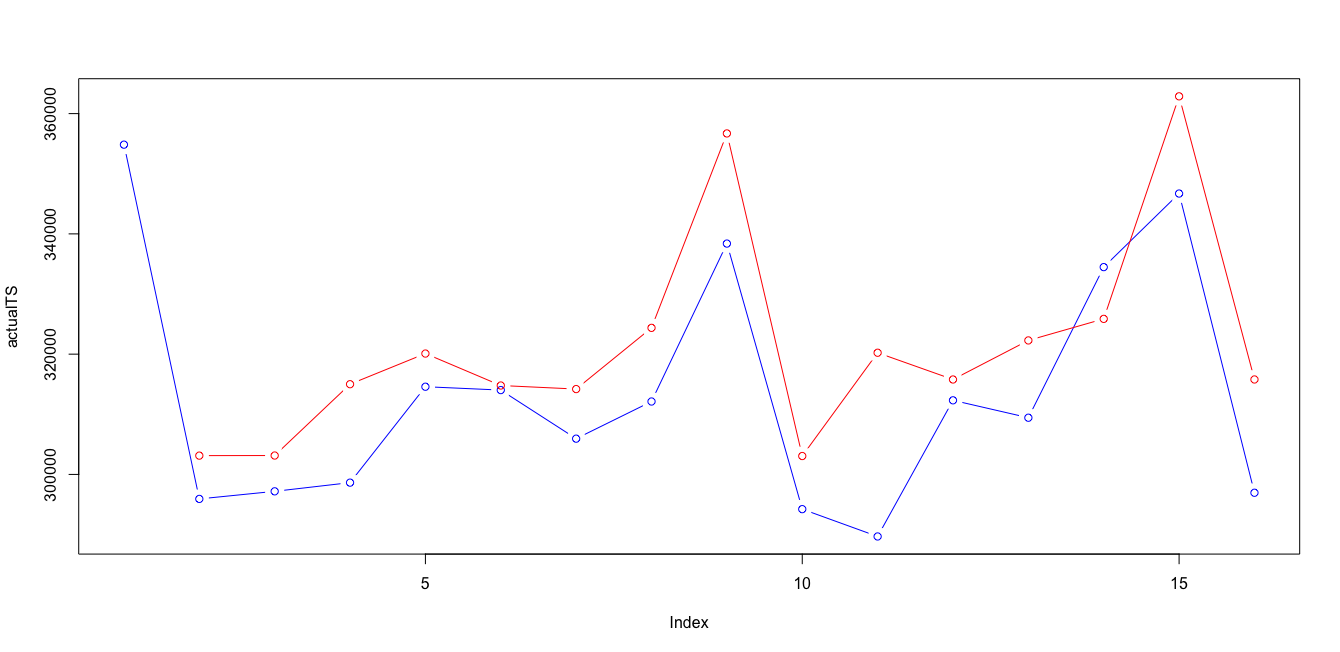

The script that drew this image:
# par(mfrow = c(1, 1))
# due possibilità
# quell'ente per questo reparto nel 2017 a che cluster assomoglia?
# dovresti porendere tutti i cluster che ho, tagliare le 52 colonne a 17, calcolo il prototipo (media, centroidi calcolati sui 17) quale centroide è più simile al 2017?
# confornto i prototype con distanza coseno
# prendo i prototipi dei cluster, calcolo la distanza coseno 

require(zoo)



shift <- function(x, n, invert=FALSE, default=NA){
  stopifnot(length(x)>=n)
  if(n==0){
    return(x)
  }
  n <- ifelse(invert, n*(-1), n)
  if(n<0){
    n <- abs(n)
    forward=FALSE
  }else{
    forward=TRUE
  }
  if(forward){
    return(c(rep(default, n), x[seq_len(length(x)-n)]))
  }
  if(!forward){
    return(c(x[seq_len(length(x)-n)+n], rep(default, n)))
  }
}


clusterVector2017 <- c()
for (deptSelected in deptNumbersSecond) {
  
  
  tempDept <-
    appoggioDepts[(as.numeric(as.character(clusterDataframe$REPARTO)) == deptSelected),]
  
  reversedStoreOrderedByWeek2017 <- t(storeOrderedByWeek[which(storeOrderedByWeek$REPARTO==deptSelected & storeOrderedByWeek$ANNONO== 2017),])
  reversedStoreForCluster2017 <- reversedStoreOrderedByWeek2017
  
  for(storeNo in storesNumbersSecond){
    #print((match(storeNo,storesNumbersSecond)))
    reversedStoreForCluster2017<- rbind(reversedStoreForCluster2017 , reversedStoreOrderedByWeek2017[(3+(match(storeNo,storesNumbersSecond))),])
    
  }
  clusterVectorForGraph <- c()
  clusterCentroids <- data.frame()
  clusterMedoids <- data.frame()
  
  
  # 
  clusterVectorForGraph<- append(clusterVectorForGraph, listAllDeptYear[[match(deptSelected, deptNumbersSecond)]][[5]][[match(deptSelected, deptNumbersSecond)]])
  
  # clusterCentroids<- rbind(clusterCentroids, listYears[[match(yearSelected, yearList2)]][[match(deptSelected, deptNumbersSecond)]][[1]][[match(deptSelected, deptNumbersSecond)]]$prototypes)
  
  
  clusterNo<- unique(clusterVectorForGraph)
  clusterNo <- sort(clusterNo, decreasing = FALSE)
  
  clusterCentroids <- unname(clusterCentroids)
  clusterMedoids <- unname(clusterMedoids)
  
  
  
  # 
  # print(match(deptSelected, deptNumbersSecond))
  # print(max(clusterNo))
  # print(listAllDeptYear[[match(deptSelected, deptNumbersSecond)]][[1]][[max(clusterNo)]]$prototypes)
  
  for(clst in clusterNo){
    clusterMedoids <- rbind(clusterMedoids, (colMeans(appoggioDepts[which(as.numeric(as.character(appoggioDepts$REPARTO)) == as.numeric(deptSelected) & as.numeric(as.character(appoggioDepts$clusterVector)) == as.numeric(clst)),5:ncol(appoggioDepts)])))
  }
  
  
  clusterCentroids<- rbind(clusterCentroids, unname(listAllDeptYear[[match(deptSelected, deptNumbersSecond)]][[1]][[max(clusterNo)]]$prototypes ))
  
  names(clusterMedoids)<- names(clusterCentroids)
  
  clusterMedoids <- clusterMedoids[,0:ncol(reversedStoreForCluster2017)]
  
  clusterCentroids <- clusterCentroids[,0:ncol(reversedStoreForCluster2017)]
  
  names(reversedStoreForCluster2017) <- names(clusterCentroids) 
  
  reversedStoreForCluster2017 <- unname(reversedStoreForCluster2017)
  reversedStoreForCluster2017 <- reversedStoreForCluster2017[(nrow(reversedStoreOrderedByWeek2017)+1):nrow(reversedStoreForCluster2017),]
  # reversedStoreForCluster2017 <- rbind (reversedStoreForCluster2017,clusterCentroids)
  reversedStoreForCluster2017 <- rbind (reversedStoreForCluster2017,clusterMedoids)
  reversedStoreForCluster2017 <- as.matrix(reversedStoreForCluster2017)
  
  
  
  cosineDistanceMatrix2017 <- matrix(nrow=nrow(reversedStoreForCluster2017),ncol=nrow(reversedStoreForCluster2017))
  
  for (x in 1:(nrow(reversedStoreForCluster2017)-max(clusterNo))){
    
    for(y in 7: nrow(reversedStoreForCluster2017)){
      
      cosineDistanceMatrix2017[x ,y ] <- (1 - ( (reversedStoreForCluster2017[x,] %*% reversedStoreForCluster2017[y,]) /
                                                  (sqrt((reversedStoreForCluster2017[x,]%*%reversedStoreForCluster2017[x,]) * (reversedStoreForCluster2017[y,]%*%reversedStoreForCluster2017[y,]) ))))
      
    }
  }
  
  cosineDistanceMatrix2017 <- na.omit(cosineDistanceMatrix2017[,colSums(is.na(cosineDistanceMatrix2017))<nrow(cosineDistanceMatrix2017)])
  
  clusterVector2017 <- append(clusterVector2017, c(which.min(cosineDistanceMatrix2017[1,]) , which.min(cosineDistanceMatrix2017[2,]) , which.min(cosineDistanceMatrix2017[3,]) , which.min(cosineDistanceMatrix2017[4,]) , which.min(cosineDistanceMatrix2017[5,]) , which.min(cosineDistanceMatrix2017[6,]) ))
  print(clusterVector2017)
  
}




clusterDataframe2017 <- as.data.frame( selectedStoreDeptAggregated$REPARTO)
clusterDataframe2017 <- cbind(clusterDataframe2017,selectedStoreDeptAggregated$ENTE)
clusterDataframe2017 <- cbind(clusterDataframe2017,selectedStoreDeptAggregated$ANNONO)



clusterDataframe2017 <- unique(clusterDataframe2017)


colnames(clusterDataframe2017) <- c("REPARTO","ENTE","ANNONO")



clusterDataframe2017 <- clusterDataframe2017[clusterDataframe2017$ANNONO == as.numeric("2017"), ]

clusterDataframe2017 <- (clusterDataframe2017[with(clusterDataframe2017, order(REPARTO, ANNONO , ENTE)), ])


clusterDataframeAllin <- rbind(clusterDataframe,clusterDataframe2017)
clusterDataframeAllin <- (clusterDataframeAllin[with(clusterDataframeAllin, order(REPARTO, ANNONO , ENTE)), ])






# clusterDepts <- selectedStoreDeptAggregated[which( (as.numeric(as.character(selectedStoreDeptAggregated$REPARTO)) %in% deptNumbersSecond)),]
# clusterDepts <- clusterDepts [which( (selectedStoreDeptAggregated$ANNONO %in% yearList2)),]
# 
# clusterDepts <- clusterDepts[!duplicated(clusterDepts[,c('REPARTO','ENTE','ANNONO')]),c('REPARTO','ENTE','ANNONO')]
clusterDepts2017 <- cbind(clusterDataframe2017, clusterVector2017)



colnames(clusterDepts2017) <- c("REPARTO","ENTE","ANNONO","clusterVector")
clusterDeptsAllin <- rbind(clusterDepts,clusterDepts2017)

View(clusterDeptsAllin)

appoggioDepts2017 <- data.frame()



for(repartoCurrent in unique(clusterDeptsAllin$REPARTO)){
  
  for(enteCurrent in storesNumbersSecond){
    
    for(annoCurrent in unique(clusterDeptsAllin$ANNONO)){   
      
      appoggioDepts2017 <- rbind.fill(appoggioDepts2017, cbind(clusterDeptsAllin[which( as.numeric(as.character(clusterDeptsAllin$REPARTO)) == as.numeric(repartoCurrent) & as.numeric(as.character(clusterDeptsAllin$ANNONO)) == as.numeric(annoCurrent) & as.numeric(as.character(clusterDeptsAllin$ENTE)) == as.numeric(enteCurrent)   ),
                                                                                 ],
                                                               t(storeOrderedByWeek[which( as.numeric(storeOrderedByWeek$REPARTO) == as.numeric(repartoCurrent) & as.numeric(storeOrderedByWeek$ANNONO) == as.numeric(annoCurrent) ) ,
                                                                                    (match(enteCurrent,storesNumbersSecond) +3)])) )
      
    }
    
  }
  
  
  
}

clusterCurrent <- 2
deptSelected <- 3

# View(appoggioDepts2017)
appoggioDepts2017 <- (appoggioDepts2017[with(appoggioDepts2017, order(REPARTO, ANNONO , ENTE)), ])
# appoggioDepts2017 <- appoggioDepts2017[,0:22]


assa <-t(appoggioDepts2017[which(as.numeric(as.character(appoggioDepts2017$REPARTO)) == as.numeric(deptSelected) &
                                   as.numeric(as.character(appoggioDepts2017$clusterVector)) == as.numeric(clusterCurrent)),5:ncol(appoggioDepts2017)])

View(assa)
predictData2 <- data.frame()
for(colAssa in c(1:3)){
  
  predictData2<- rbind(predictData2, na.omit(cbind( as.matrix(assa[,colAssa]), shift (as.matrix(assa[,colAssa]) ,-1),shift (as.matrix(assa[,colAssa]) ,-2))) )
}
colnames(predictData2) <- c("nolag","lag1","lag2")
testSet <- na.omit(data.frame(na.omit(assa[,5]), shift(na.omit(assa[,5]), -1 ), shift(na.omit(assa[,5]), -2 )))
# testSet <- rbind(testSet, na.omit(assa[,7]))
colnames(testSet) <- c("nolag","lag1","lag2")
predictFrame <- (c (as.vector(as.matrix(assa[,(1:3)])) , na.omit(as.vector(as.matrix(assa[,5])))))
predictInput <- cbind(shift(predictFrame,-1),shift(predictFrame,-2),predictFrame)
predictData <- predictInput[complete.cases(predictInput),]
colnames(predictData2) <- c("nolag","lag1","lag2")

# trainIndex <- 1:(nrow(predictData2))
training <- predictData2
rownames(training) <- NULL
#fine creazione del training set

#inizio creazione del test set
# test <- as.data.frame(predictData[-trainIndex,])
test <- testSet
rownames(test) <- NULL
#fine creazione del test set

bootControl <- trainControl(number=15)    #definisce il comportamento di apprendimento (k-folds cross validation?)
preProc <- c("center","scale")                #imposta i parametri per il preprocessing
set.seed(2)                                #setta uno scenario casuale
indexTrn <- ncol(training)                    # ???

#creazione del modello di apprendimento
#
svmFit <- train(training[,-1], training[,1], method="svmRadial", tuneLength=15, trnControl=bootControl)
# svmFit <- train(training[,-indexTrn],training[,indexTrn],method="svmRadial",tuneLength=15, trnControl=bootControl,preProcess = preProc ) 
svmBest <-svmFit$finalModel    #modello migliore trovato con i parametri forniti
predsvm <- predict(svmBest, test[,-1])
actualTS <- test[,1]
predictedTS <- predsvm

rmse( actual=actualTS[3:16], predicted=predictedTS[2:15] )
mae(actual=actualTS[3:16], predicted=predictedTS[2:15] )

cbind(actualTS,predictedTS)
par(mfrow = c(1, 1))
plot(actualTS,type="b",col="blue", ylim=c(min(actualTS,predictedTS),max(actualTS,predictedTS)))
lines(shift(predictedTS,1),type="b",col="red")


# trainingInput <- data.frame()
# for(colNumber in 1:ncol(assa)){
#   trainingInput <-rbind(trainingInput,cbind(assa[,colNumber],lagpad(assa[,colNumber],1),lagpad(assa[,colNumber],2)))
# }
# 
# cbind(assa[,1],lagpad(assa[,1],1),lagpad(assa[,1],2))
# 
# 
# for (deptSelected in deptNumbersSecond) {
#   clusterList <- unique(appoggioDepts2017[which(as.numeric(as.character(appoggioDepts2017$REPARTO)) == as.numeric(deptSelected)),]$clusterVector)
#   for(clusterCurrent in clusterList){
#     
#     t(appoggioDepts2017[which(as.numeric(as.character(appoggioDepts2017$REPARTO)) == as.numeric(deptSelected) &
#                                 as.numeric(as.character(appoggioDepts2017$clusterVector)) == as.numeric(clusterCurrent)),5:ncol(appoggioDepts2017)])
#   }
#   
#   
# }
# 
# MS.MIInput=merge(lag(MS.MIcut.z,1),lag(MS.MIcut.z,2),lag(MS.MIcut.z,3),lag(MS.MIcut.z,4),lag(MS.MIcut.z,5),lag(MS.MI.z,6),all=FALSE)
# 
# MS.MIData=merge(MS.MIInput,MS.MIcut.z,all=FALSE)
# MS.MIData=na.omit(MS.MIData)
# colnames(MS.MIData)=c("lag1","lag2","lag3","lag4","lag5","lag6","TARGET")
# #fine creazione
# 
# #inizio creazione del training set
# trainIndex=1:(nrow(MS.MIData)*0.75)
# training=as.data.frame(MS.MIData[trainIndex])
# rownames(training)=NULL
# #fine creazione del training set
# 
# #inizio creazione del test set
# test=as.data.frame(MS.MIData[-trainIndex])
# rownames(test)=NULL
# #fine creazione del test set
# 
# bootControl=trainControl(number=100)    #definisce il comportamento di apprendimento (k-folds cross validation?)
# preProc=c("center","scale")                #imposta i parametri per il preprocessing
# set.seed(2)                                #setta uno scenario casuale
# indexTrn=ncol(training)                    # ???
# 
# 
# 
